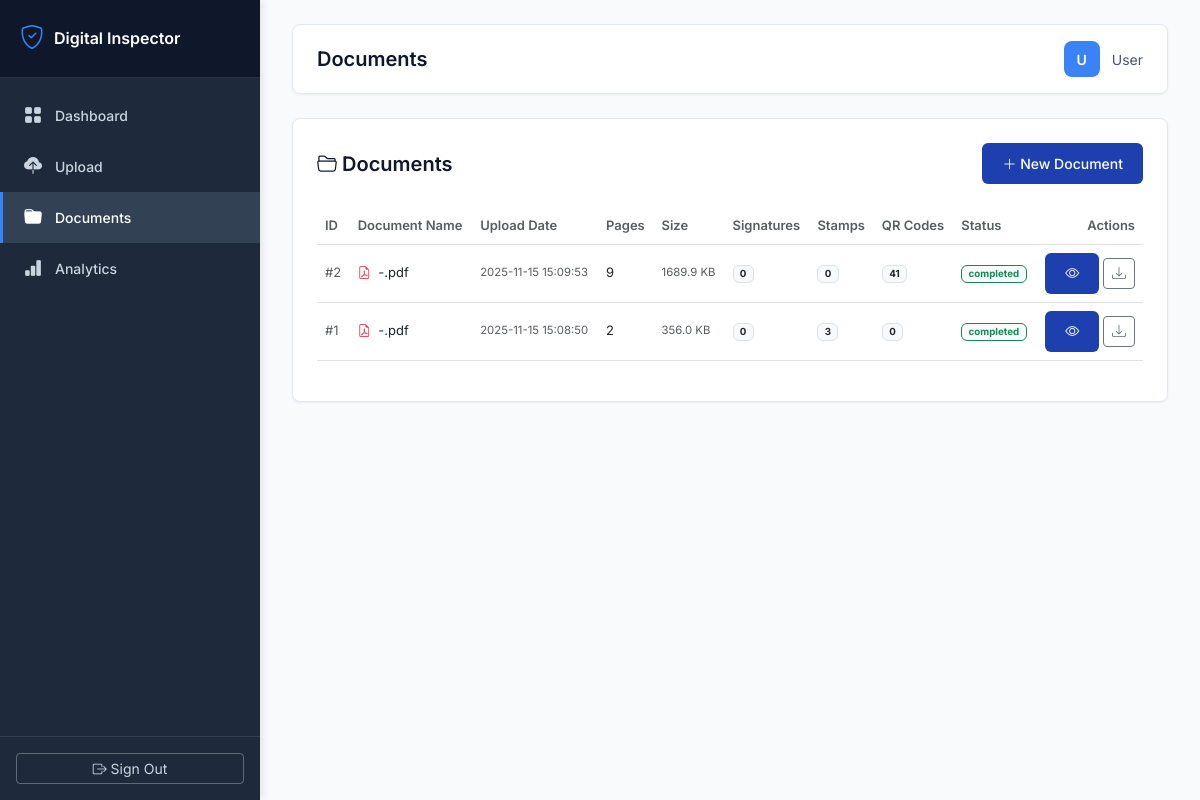
The page /documents (signed in) on the database as committed earlier.
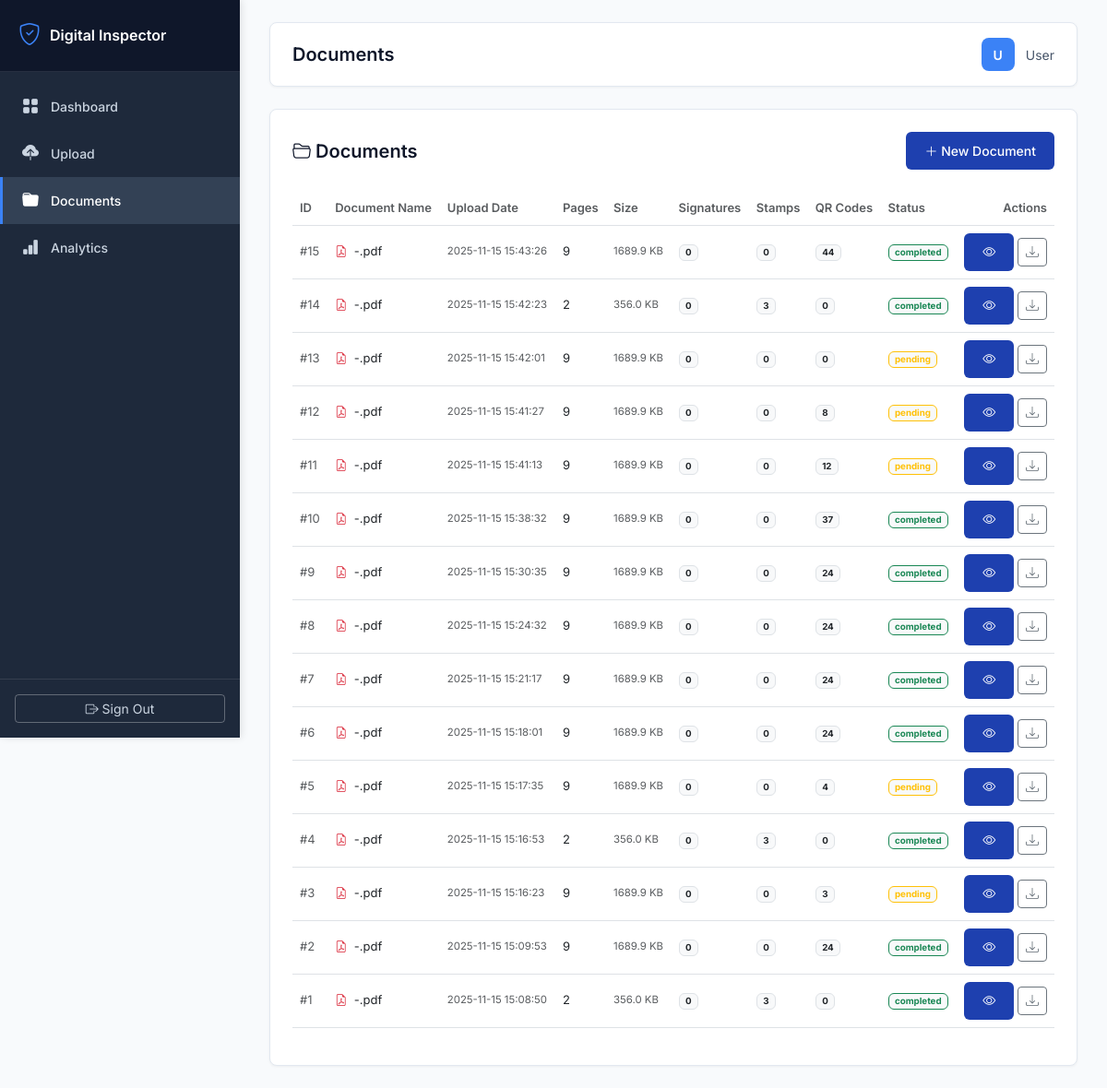
The same page on the database as committed later.
### tables this page shows
CREATE TABLE documents (
            id INTEGER PRIMARY KEY AUTOINCREMENT,
            user_id INTEGER NOT NULL,
            filename TEXT NOT NULL,
            original_filename TEXT NOT NULL,
            file_path TEXT NOT NULL,
            file_size INTEGER,
            pages INTEGER DEFAULT 1,
            upload_date TIMESTAMP DEFAULT CURRENT_TIMESTAMP,
            processing_status TEXT DEFAULT 'pending',
            FOREIGN KEY (user_id) REFERENCES users (id)
        );

### app_inspector.py (the view)
@app.route('/documents')
@login_required
def documents_list():
    user_id = session['user_id']
    detection_type = request.args.get('type', 'all')
    min_confidence = float(request.args.get('min_conf', 0.0))
    documents = db.get_user_documents(user_id, limit=100)
    return render_template('documents.html',
                         documents=documents,
                         detection_type=detection_type,
                         min_confidence=min_confidence)

### app_inspector.py (called while the page is built)
@app.context_processor
def utility_processor():
    def get_image_base64(image_path):
        """Convert image file to base64 for embedding in HTML"""
        try:
            with open(image_path, 'rb') as f:
                image_data = f.read()
            return base64.b64encode(image_data).decode('utf-8')
        except:
            return ""
    return dict(get_image_base64=get_image_base64)

def login_required(f):
    @wraps(f)
    def decorated_function(*args, **kwargs):
        if 'user_id' not in session:
            return redirect(url_for('login'))
        return f(*args, **kwargs)
    return decorated_function

### database.py (called while the page is built)
def get_db():
    conn = sqlite3.connect(DATABASE_PATH)
    conn.row_factory = sqlite3.Row
    return conn

def get_user_documents(user_id, limit=50):
    conn = get_db()
    cursor = conn.cursor()
    cursor.execute('''
        SELECT d.*,
               COUNT(det.id) as total_detections,
               SUM(CASE WHEN det.detection_type IN ('signature', 'Signature') THEN 1 ELSE 0 END) as signatures_count,
               SUM(CASE WHEN det.detection_type IN ('stamp', 'Stamp') THEN 1 ELSE 0 END) as stamps_count,
               SUM(CASE WHEN det.detection_type LIKE '%qr%' OR det.detection_type LIKE '%QR%' THEN 1 ELSE 0 END) as qr_count
        FROM documents d
        LEFT JOIN detections det ON d.id = det.document_id
        WHERE d.user_id = ?
        GROUP BY d.id
        ORDER BY d.upload_date DESC
        LIMIT ?
    ''', (user_id, limit))
    documents = cursor.fetchall()
    conn.close()
    return [dict(doc) for doc in documents]

### templates/documents.html
{% extends "base.html" %}
{% block page_title %}Documents{% endblock %}
{% block content %}
<div class="row">
    <div class="col-12">
        <div class="stat-card">
            <div class="d-flex justify-content-between align-items-center mb-4">
                <h5 class="mb-0 fw-semibold"><i class="bi bi-folder2-open"></i> Documents</h5>
                <a href="{{ url_for('upload_page') }}" class="btn btn-primary-custom btn-sm">
                    <i class="bi bi-plus-lg"></i> New Document
                </a>
            </div>
            <div class="table-responsive">
                <table class="table table-hover align-middle" style="font-size: 13px;">
                    <thead class="bg-light">
                        <tr>
                            <th class="text-muted fw-semibold">ID</th>
                            <th class="text-muted fw-semibold">Document Name</th>
                            <th class="text-muted fw-semibold">Upload Date</th>
                            <th class="text-muted fw-semibold">Pages</th>
                            <th class="text-muted fw-semibold">Size</th>
                            <th class="text-muted fw-semibold">Signatures</th>
                            <th class="text-muted fw-semibold">Stamps</th>
                            <th class="text-muted fw-semibold">QR Codes</th>
                            <th class="text-muted fw-semibold">Status</th>
                            <th class="text-muted fw-semibold text-end">Actions</th>
                        </tr>
                    </thead>
                    <tbody>
                        {% for doc in documents %}
                        <tr>
                            <td class="text-muted">#{{ doc.id }}</td>
                            <td>
                                <i class="bi bi-file-earmark-pdf text-danger"></i>
                                <span class="ms-1">{{ doc.original_filename }}</span>
                            </td>
                            <td class="text-muted small">{{ doc.upload_date }}</td>
                            <td>{{ doc.pages }}</td>
                            <td class="text-muted small">{{ (doc.file_size / 1024)|round(1) }} KB</td>
                            <td><span class="badge bg-light text-dark border">{{ doc.signatures_count or 0 }}</span></td>
                            <td><span class="badge bg-light text-dark border">{{ doc.stamps_count or 0 }}</span></td>
                            <td><span class="badge bg-light text-dark border">{{ doc.qr_count or 0 }}</span></td>
                            <td>
                                <span class="badge {% if doc.processing_status == 'completed' %}bg-light text-success border border-success{% else %}bg-light text-warning border border-warning{% endif %} small">
                                    {{ doc.processing_status }}
                                </span>
                            </td>
                            <td class="text-end">
                                <a href="{{ url_for('document_details', document_id=doc.id) }}"
                                   class="btn btn-sm btn-primary-custom"
                                   title="View Details">
                                    <i class="bi bi-eye"></i>
                                </a>
                                <a href="{{ url_for('download_document', document_id=doc.id) }}"
                                   class="btn btn-sm btn-outline-secondary"
                                   title="Download">
                                    <i class="bi bi-download"></i>
                                </a>
                            </td>
                        </tr>
                        {% endfor %}
                    </tbody>
                </table>
            </div>
        </div>
    </div>
</div>
{% endblock %}

### templates/base.html (shortened to what this page needs)
<!DOCTYPE html>
<html lang="en">
<head>
    <link href="https://cdn.jsdelivr.net/npm/bootstrap@5.3.0/dist/css/bootstrap.min.css" rel="stylesheet">
    <link rel="stylesheet" href="https://cdn.jsdelivr.net/npm/bootstrap-icons@1.10.0/font/bootstrap-icons.css">
</head>
<body>
    <div class="sidebar">
        <div class="sidebar-logo">
            <h5><i class="bi bi-shield-check"></i> Digital Inspector</h5>
        </div>
        <ul class="sidebar-menu">
            <li>
                <a href="{{ url_for('dashboard') }}" class="{% if request.endpoint == 'dashboard' %}active{% endif %}">
                    <i class="bi bi-grid-fill"></i> Dashboard
                </a>
            </li>
            <li>
                <a href="{{ url_for('upload_page') }}" class="{% if request.endpoint == 'upload_page' %}active{% endif %}">
                    <i class="bi bi-cloud-upload-fill"></i> Upload
                </a>
            </li>
            <li>
                <a href="{{ url_for('documents_list') }}" class="{% if request.endpoint == 'documents_list' %}active{% endif %}">
                    <i class="bi bi-folder-fill"></i> Documents
                </a>
            </li>
            <li>
                <a href="{{ url_for('reports') }}" class="{% if request.endpoint == 'reports' %}active{% endif %}">
                    <i class="bi bi-bar-chart-fill"></i> Analytics
                </a>
            </li>
        </ul>
        <div class="sidebar-footer">
            <a href="{{ url_for('logout') }}" class="btn btn-outline-light w-100 btn-sm">
                <i class="bi bi-box-arrow-right"></i> Sign Out
            </a>
        </div>
    </div>
    <div class="main-content">
        <div class="top-bar">
            <h4>{% block page_title %}Dashboard{% endblock %}</h4>
            <div class="user-info">
                <div class="user-avatar">{{ username[0]|upper if username else 'U' }}</div>
                <span>{{ username if username else 'User' }}</span>
            </div>
        </div>
        {% block content %}{% endblock %}
    </div>
</body>
</html>

### templates/base.html (style rules this page uses)
:root { --primary-color: #1e40af; --secondary-color: #3b82f6; --sidebar-bg: #1e293b; --sidebar-hover: #334155; --gray-50: #f8fafc; --gray-100: #f1f5f9; --gray-200: #e2e8f0; --gray-600: #475569; --gray-700: #334155; --gray-900: #0f172a; --sidebar-width: 260px; }
* { margin: 0; padding: 0; box-sizing: border-box; }
body { font-family: 'Inter', -apple-system, BlinkMacSystemFont, 'Segoe UI', sans-serif; background-color: var(--gray-50); color: var(--gray-900); font-size: 14px; }
.sidebar { position: fixed; top: 0; left: 0; height: 100vh; width: var(--sidebar-width); background: var(--sidebar-bg); color: #cbd5e1; padding: 0; box-shadow: 2px 0 8px rgba(0,0,0,0.1); z-index: 1000; overflow-y: auto; }
.sidebar-logo { padding: 24px 20px; border-bottom: 1px solid rgba(255,255,255,0.1); background: var(--gray-900); }
.sidebar-logo h5 { color: white; font-weight: 600; font-size: 16px; margin: 0; display: flex; align-items: center; gap: 10px; }
.sidebar-logo i { font-size: 24px; color: var(--secondary-color); }
.sidebar-menu { list-style: none; padding: 12px 0; margin: 0; }
.sidebar-menu li { margin: 0; }
.sidebar-menu a { display: flex; align-items: center; padding: 12px 20px; color: #cbd5e1; text-decoration: none; transition: all 0.2s; font-size: 14px; font-weight: 500; border-left: 3px solid transparent; }
.sidebar-menu a.active { background: var(--sidebar-hover); color: white; border-left-color: var(--secondary-color); }
.sidebar-menu i { margin-right: 12px; font-size: 18px; width: 20px; text-align: center; }
.sidebar-footer { position: absolute; bottom: 0; left: 0; right: 0; padding: 16px; border-top: 1px solid rgba(255,255,255,0.1); }
.main-content { margin-left: var(--sidebar-width); padding: 24px 32px; min-height: 100vh; }
.top-bar { background: white; padding: 16px 24px; border-radius: 8px; margin-bottom: 24px; box-shadow: 0 1px 3px rgba(0,0,0,0.05); display: flex; justify-content: space-between; align-items: center; border: 1px solid var(--gray-200); }
.top-bar h4 { font-size: 20px; font-weight: 600; color: var(--gray-900); margin: 0; }
.user-info { display: flex; align-items: center; gap: 12px; color: var(--gray-600); font-size: 14px; }
.user-avatar { width: 36px; height: 36px; border-radius: 8px; background: var(--secondary-color); display: flex; align-items: center; justify-content: center; color: white; font-weight: 600; font-size: 14px; }
.stat-card { background: white; border-radius: 8px; padding: 24px; box-shadow: 0 1px 3px rgba(0,0,0,0.05); border: 1px solid var(--gray-200); transition: box-shadow 0.2s; }
.stat-card h5, .stat-card h6 { color: var(--gray-900); font-weight: 600; }
.btn-primary-custom { background: var(--primary-color); border: none; padding: 10px 20px; border-radius: 6px; color: white; font-weight: 500; font-size: 14px; transition: all 0.2s; }
.btn-outline-light { border-color: rgba(255,255,255,0.3); color: #cbd5e1; }

Rows that differ between the two databases and show on the page:
added documents: id "15", original_filename "-.pdf", upload_date "2025-11-15 15:43:26", pages "9", (doc.file_size/1024)|round(1) "1689.9", signatures_count "0", stamps_count "0", qr_count "44", processing_status "completed"
added documents: id "14", original_filename "-.pdf", upload_date "2025-11-15 15:42:23", pages "2", (doc.file_size/1024)|round(1) "356.0", signatures_count "0", stamps_count "3", qr_count "0", processing_status "completed"
added documents: id "13", original_filename "-.pdf", upload_date "2025-11-15 15:42:01", pages "9", (doc.file_size/1024)|round(1) "1689.9", signatures_count "0", stamps_count "0", qr_count "0", processing_status "pending"
added documents: id "12", original_filename "-.pdf", upload_date "2025-11-15 15:41:27", pages "9", (doc.file_size/1024)|round(1) "1689.9", signatures_count "0", stamps_count "0", qr_count "8", processing_status "pending"
added documents: id "11", original_filename "-.pdf", upload_date "2025-11-15 15:41:13", pages "9", (doc.file_size/1024)|round(1) "1689.9", signatures_count "0", stamps_count "0", qr_count "12", processing_status "pending"
added documents: id "10", original_filename "-.pdf", upload_date "2025-11-15 15:38:32", pages "9", (doc.file_size/1024)|round(1) "1689.9", signatures_count "0", stamps_count "0", qr_count "37", processing_status "completed"
added documents: id "9", original_filename "-.pdf", upload_date "2025-11-15 15:30:35", pages "9", (doc.file_size/1024)|round(1) "1689.9", signatures_count "0", stamps_count "0", qr_count "24", processing_status "completed"
added documents: id "8", original_filename "-.pdf", upload_date "2025-11-15 15:24:32", pages "9", (doc.file_size/1024)|round(1) "1689.9", signatures_count "0", stamps_count "0", qr_count "24", processing_status "completed"
added documents: id "7", original_filename "-.pdf", upload_date "2025-11-15 15:21:17", pages "9", (doc.file_size/1024)|round(1) "1689.9", signatures_count "0", stamps_count "0", qr_count "24", processing_status "completed"
added documents: id "6", original_filename "-.pdf", upload_date "2025-11-15 15:18:01", pages "9", (doc.file_size/1024)|round(1) "1689.9", signatures_count "0", stamps_count "0", qr_count "24", processing_status "completed"
added documents: id "5", original_filename "-.pdf", upload_date "2025-11-15 15:17:35", pages "9", (doc.file_size/1024)|round(1) "1689.9", signatures_count "0", stamps_count "0", qr_count "4", processing_status "pending"
added documents: id "4", original_filename "-.pdf", upload_date "2025-11-15 15:16:53", pages "2", (doc.file_size/1024)|round(1) "356.0", signatures_count "0", stamps_count "3", qr_count "0", processing_status "completed"
added documents: id "3", original_filename "-.pdf", upload_date "2025-11-15 15:16:23", pages "9", (doc.file_size/1024)|round(1) "1689.9", signatures_count "0", stamps_count "0", processing_status "pending"
computed for documents id 2: qr_count "41" → "24"
